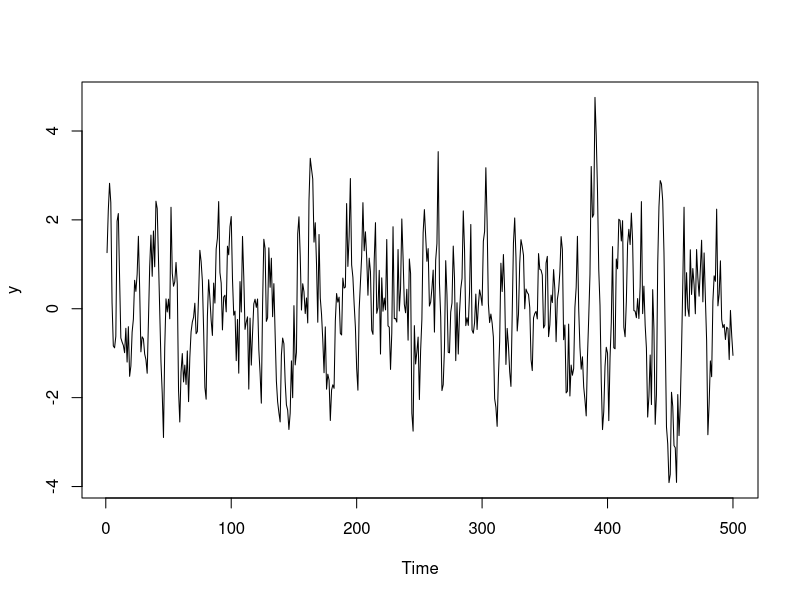
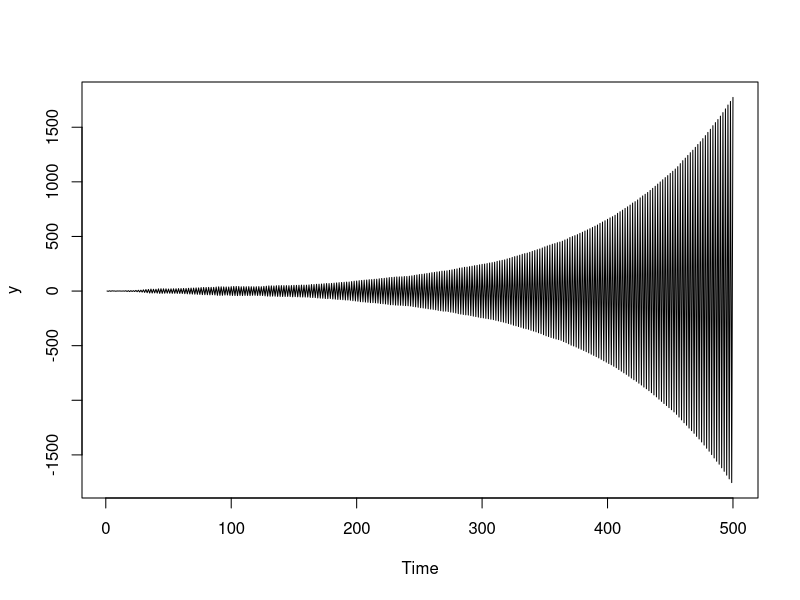
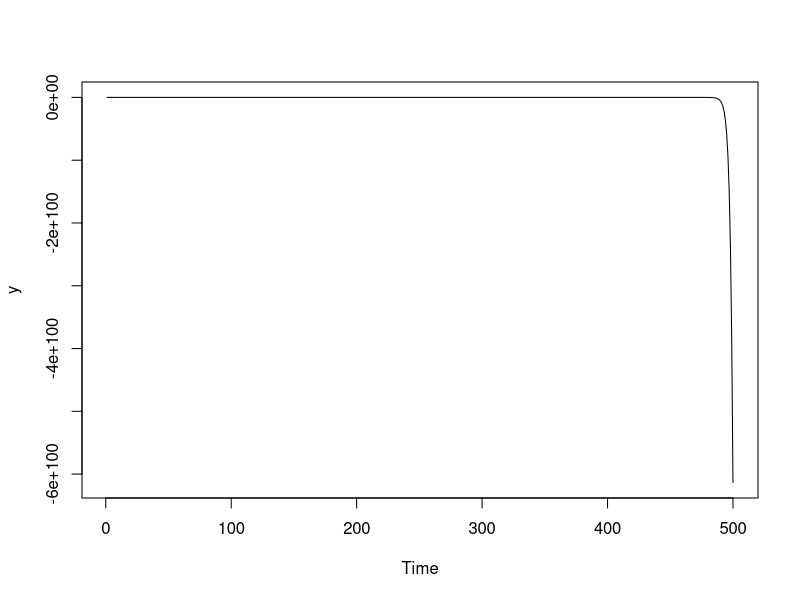
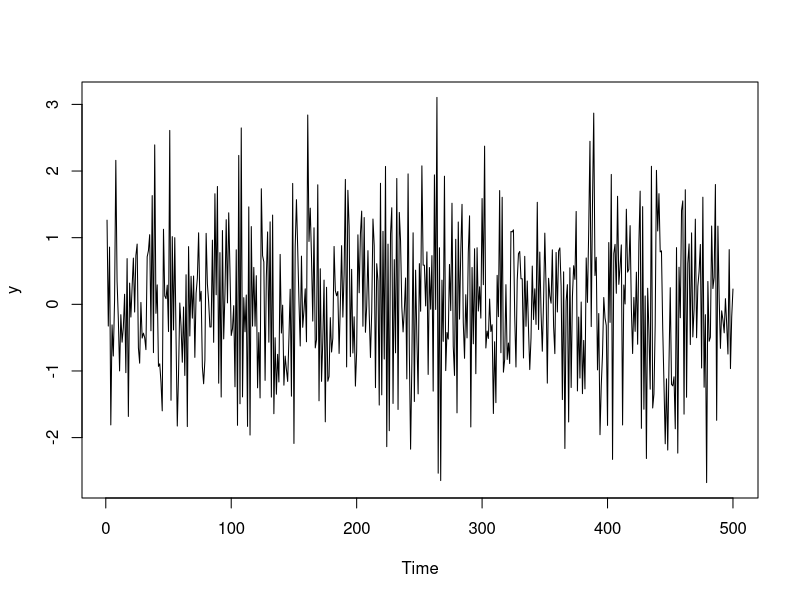

Source code (R) for these figures, in order:
rm(list = ls())
T = 500

set.seed(0)

# AR (1) stat
y =numeric(T)
e = numeric(T)

y[1] = rnorm(1, 0, 1)
e[1] = rnorm(1, 0, 1)


for (t in 2:T) {
  e[t] = rnorm(1, 0, 1)
  y[t] = (0.7 * y[t - 1]) + e[t]
}

ts.plot(y)

# AR (1) stat
y = numeric(T)
e = numeric(T)

y[1] = rnorm(1, 0, 1)
e[1] = rnorm(1, 0, 1)


for (t in 2:T) {
  e[t] = rnorm(1, 0, 1)
  y[t] = (-1.01 * y[t - 1]) + e[t]
}

ts.plot(y)



# AR(2) - nonstat
T = 500

set.seed(0)
y =numeric(T)
e = numeric(T)

y[1] = rnorm(1, 0, 1)
y[2] = rnorm(1, 0, 1)
e[1] = rnorm(1, 0, 1)
e[2] = rnorm(1, 0, 1)

for (t in 3:T) {
  e[t] = rnorm(1, 0, 1)
  y[t] = (1.1 * y[t - 1]) + (0.8 * y[t - 2]) + e[t]
}

ts.plot(y)

# Stat AR(2)
T = 500

set.seed(0)
y =numeric(T)
e = numeric(T)

y[1] = rnorm(1, 0, 1)
y[2] = rnorm(1, 0, 1)
e[1] = rnorm(1, 0, 1)
e[2] = rnorm(1, 0, 1)

for (t in 3:T) {
  e[t] = rnorm(1, 0, 1)
  y[t] = (-0.2 * y[t - 1]) + (0.3 * y[t - 2]) + e[t]
}

ts.plot(y)
